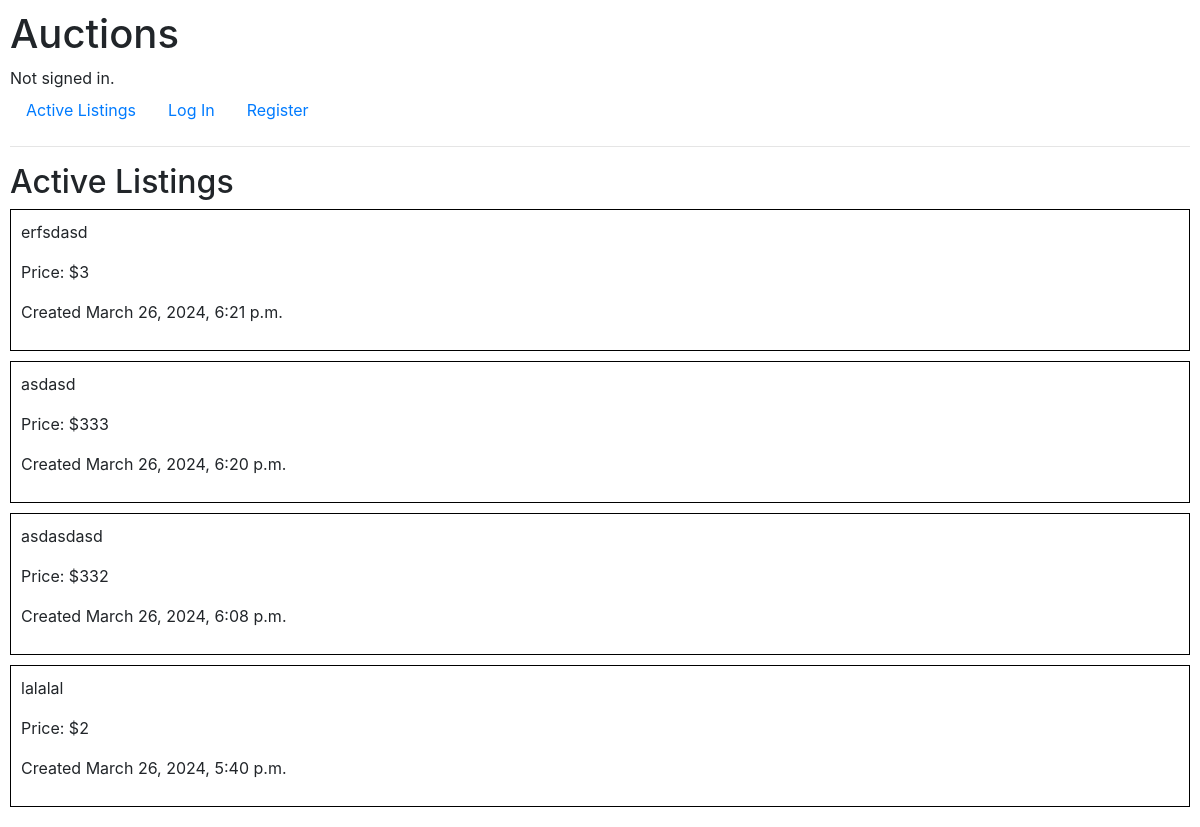
The app's page /, older data.
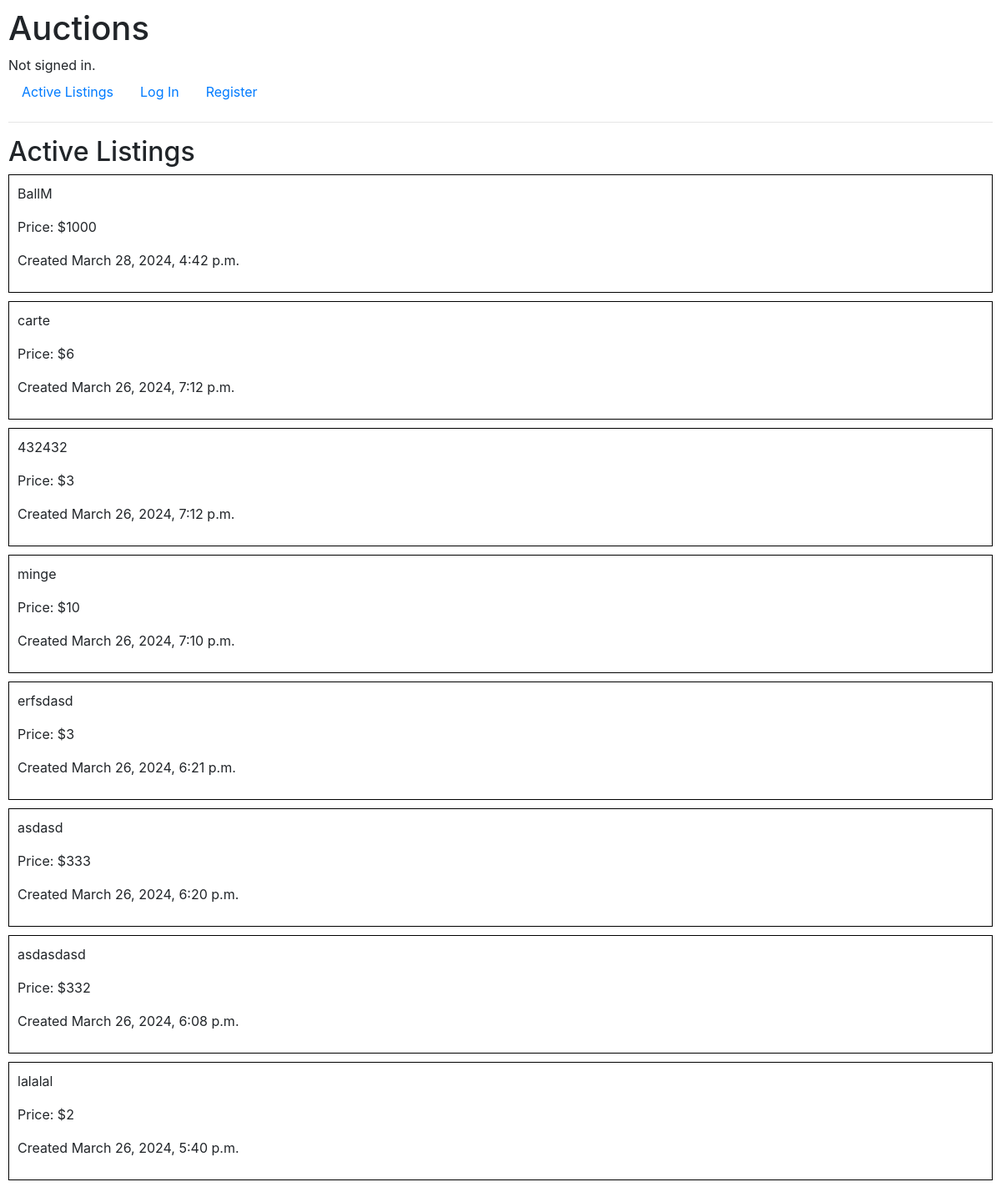
The same page, newer data.
### auctions/models.py (models this page shows, shortened)
class AuctionListing(models.Model):
    id = models.BigAutoField(primary_key=True)
    auctioneer = models.ForeignKey(User, on_delete=models.CASCADE, related_name="listings", default=1)
    title = models.CharField(max_length=64)
    description = models.CharField(max_length=255)
    starting_bid = models.IntegerField()
    date_created = models.DateTimeField(auto_now_add=True)
    category = models.ForeignKey(Category, on_delete=models.CASCADE, related_name="auctions")

### auctions/views.py (the view)
# urls.py: path("", views.index, name="index"),
def index(request):
    auctions = AuctionListing.objects.order_by("-date_created")
    return render(request, "auctions/index.html", {
        "auctions": auctions
    })

### auctions/templates/auctions/index.html
{% extends "auctions/layout.html" %}
{% block body %}
    <h2>Active Listings</h2>
    <div>
        {% for auction in auctions %}
            <a href="{% url 'listing_view' auction.id%}" class="auction-link">
                <div class="auction">
                    <p>{{ auction.title }}</p>
                    <p>Price: ${{ auction.starting_bid }}</p>
                    <p>Created {{ auction.date_created }}</p>
                </div>
            </a>
        {% endfor %}
    </div>
{% endblock %}

### auctions/templates/auctions/layout.html (shortened to what this page needs)
{% load static %}
<!DOCTYPE html>
<html lang="en">
    <head>
        <link rel="stylesheet" href="https://stackpath.bootstrapcdn.com/bootstrap/4.4.1/css/bootstrap.min.css">
        <link href="{% static 'auctions/styles.css' %}" rel="stylesheet">
    </head>
    <body>
        <h1>Auctions</h1>
        <div>
            {% if user.is_authenticated %}
                Signed in as <strong>{{ user.username }}</strong>.
            {% else %}
                Not signed in.
            {% endif %}
        </div>
        <ul class="nav">
            <li class="nav-item">
                <a class="nav-link" href="{% url 'index' %}">Active Listings</a>
            </li>
            {% if user.is_authenticated %}
                <li class="nav-item">
                    <a class="nav-link" href="">Categories</a>
                </li>
                <li class="nav-item">
                    <a class="nav-link" href="">Watchlist</a>
                </li>
                <li class="nav-item">
                    <a class="nav-link" href="{% url 'create_listing' %}">Create Listing</a>
                </li>
                <li class="nav-item">
                    <a class="nav-link" href="{% url 'logout' %}">Log Out</a>
                </li>
            {% else %}
                <li class="nav-item">
                    <a class="nav-link" href="{% url 'login' %}">Log In</a>
                </li>
                <li class="nav-item">
                    <a class="nav-link" href="{% url 'register' %}">Register</a>
                </li>
            {% endif %}
        </ul>
        <hr>
        {% block body %}
        {% endblock %}
    </body>
</html>

### auctions/static/auctions/styles.css (style rules this page uses)
body { padding: 10px; }
.auction { border: 1px solid black; padding: 10px; margin-bottom: 10px; }
a.auction-link { text-decoration: none; color: inherit; }

Row changes from the older to the newer data that the page shows:
added AuctionListing: title "BallM", starting_bid "1000", date_created "March 28, 2024, 4:42 p.m."
added AuctionListing: title "carte", starting_bid "6", date_created "March 26, 2024, 7:12 p.m."
added AuctionListing: title "432432", starting_bid "3", date_created "March 26, 2024, 7:12 p.m."
added AuctionListing: title "minge", starting_bid "10", date_created "March 26, 2024, 7:10 p.m."
